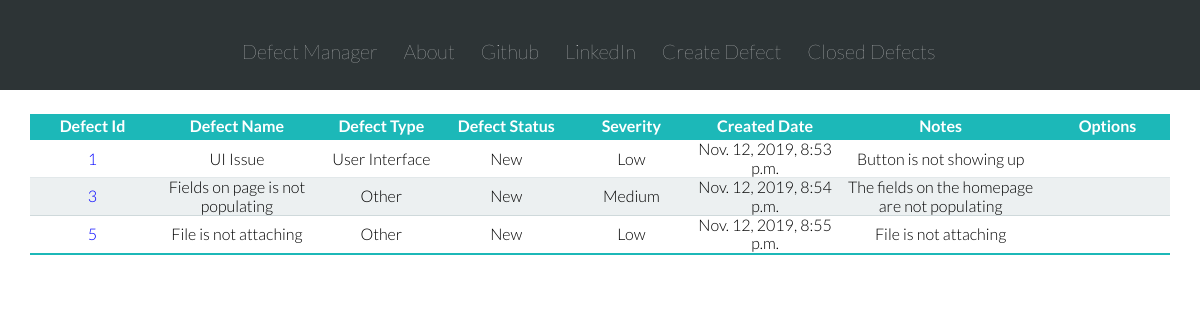
The app's page /, older data.
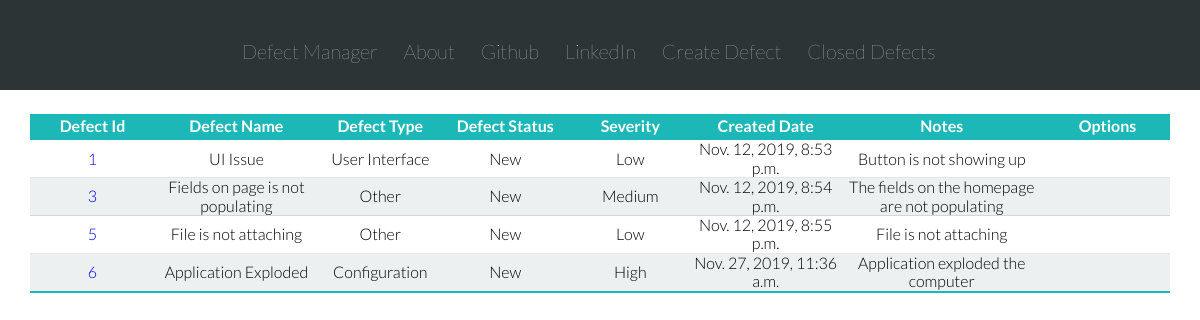
The same page, newer data.
### defect_manager_app/models.py (models this page shows, shortened)
class Defect(models.Model):
    DEFECT_STATUS_NEW = 'New'
    DEFECT_STATUS_OPEN = 'Open'
    DEFECT_STATUS_REJECTED = 'Rejected'
    DEFECT_STATUS_FIXED = 'Fixed'
    DEFECT_STATUS_CLOSE = 'Closed'
    DEFECT_STATUS_CHOICES = [
    (DEFECT_STATUS_NEW, 'New'),
    (DEFECT_STATUS_OPEN, 'Open'),
    (DEFECT_STATUS_REJECTED, 'Rejected'),
    (DEFECT_STATUS_FIXED, 'Fixed'),
    (DEFECT_STATUS_CLOSE, 'Closed'),
    ]
    DEFECT_TYPE_CONFIG = 'Configuration'
    DEFECT_TYPE_TESTERROR = 'Tester Error'
    DEFECT_TYPE_UI = 'User Interface'
    DEFECT_TYPE_OTHER = 'Other'
    DEFECT_TYPE_CHOICES = [
    (DEFECT_TYPE_CONFIG, 'Configuration'),
    (DEFECT_TYPE_TESTERROR, 'Tester Error'),
    (DEFECT_TYPE_UI, 'User Interface'),
    (DEFECT_TYPE_OTHER, 'OTHER'),
    ]
    DEFECT_SEVERITY_LOW = 'Low'
    DEFECT_SEVERITY_MEDIUM = 'Medium'
    DEFECT_SEVERITY_HIGH = 'High'
    DEFECT_SEVERITY_CHOICES = [
    (DEFECT_SEVERITY_LOW, 'Low'),
    (DEFECT_SEVERITY_MEDIUM, 'Medium'),
    (DEFECT_SEVERITY_HIGH, 'High'),
    ]
    author = models.CharField(max_length=256)
    defect_status = models.CharField(max_length=10,
                                    choices=DEFECT_STATUS_CHOICES,
                                    default=DEFECT_STATUS_NEW,
                                    )
    defect_type = models.CharField(max_length=64,
                                    choices=DEFECT_TYPE_CHOICES,
                                    default=DEFECT_TYPE_CONFIG,
                                    )
    severity = models.CharField(max_length=8,
                                choices=DEFECT_SEVERITY_CHOICES,
                                default='',
                                )
    name = models.CharField(max_length=200, default='')
    created_date = models.DateTimeField(default=timezone.now)
    close_date = models.DateTimeField(blank=True, null=True)
    notes = models.TextField()
    modified_date = models.DateTimeField(blank=True, null=True)

### defect_manager_app/views.py (the view)
# urls.py: path('', views.DefectListView.as_view(), name='defect_list'),
class DefectListView(ListView):
    model = Defect

### defect_manager_app/templates/defect_manager_app/defect_list.html (shortened to what this page needs)
{% extends 'defect_manager_app/base.html' %}
{% block content %}
<table class="defect-list-table row">
  <thead>
    <tr>
      <th>Defect Id</th>
      <th>Defect Name</th>
      <th>Defect Type</th>
      <th>Defect Status</th>
      <th>Severity</th>
      <th>Created Date</th>
      <th>Notes</th>
      <th>Options</th>
    </tr>
  </thead>
    {% for defect in defect_list %}
      {% if defect.defect_status != 'Closed' %}
      <tr>
        <td><a href="{% url 'defect_manager_app:defect_detail' pk=defect.pk%}">{{ defect.id }}</a></td>
        <td>{{ defect.name }}</td>
        <td>{{ defect.defect_type }}</td>
        <td>{{ defect.defect_status }}</td>
        <td>{{ defect.severity }}</td>
        <td>{{ defect.created_date }}</td>
        <td>{{ defect.notes }}</td>
        <td><a href="{% url 'defect_manager_app:delete_defect' pk=defect.pk %}"></a></td>
      </tr>
      {% endif %}
    {% endfor %}
</table>
{% endblock %}

Row changes from the older to the newer data that the page shows:
added Defect: id "6", name "Application Exploded", defect_type "Configuration", defect_status "New", severity "High", created_date "Nov. 27, 2019, 11:36 a.m.", notes "Application exploded the computer"
